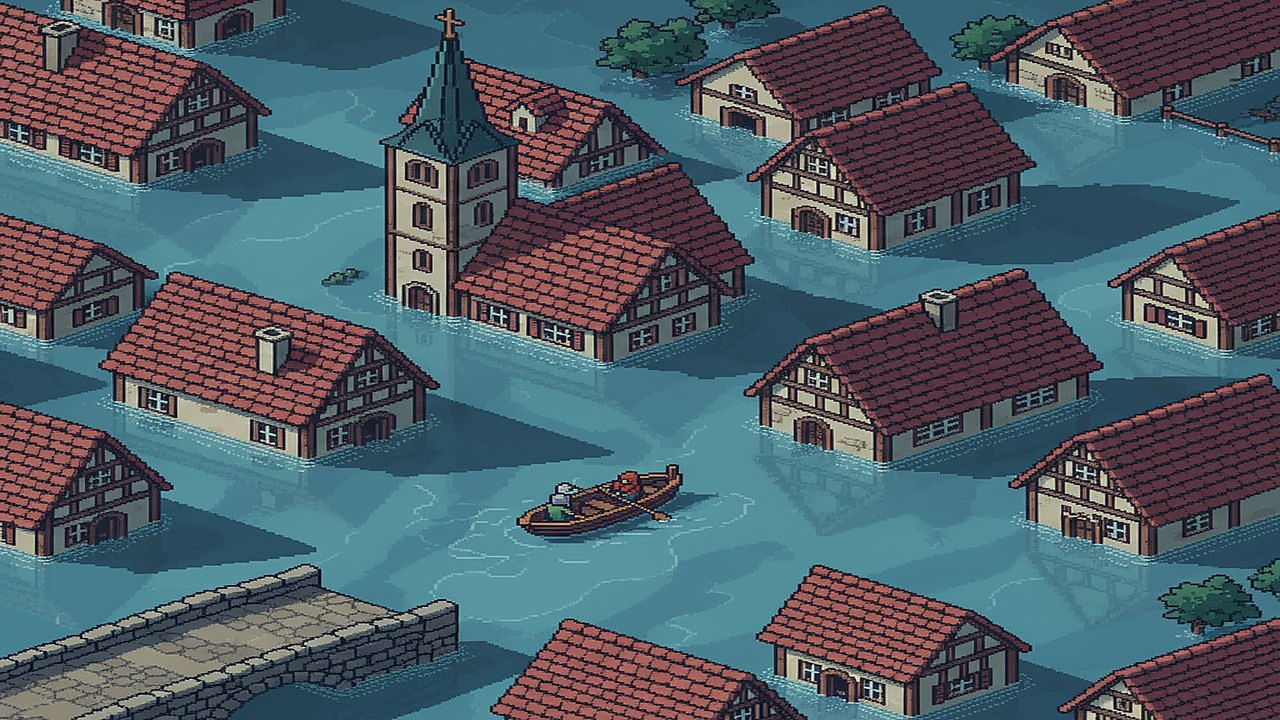
#> input picture assets/title_bg.jpg, 2560 x 1440 px, given in place of title_bg.png, which was not available (shown at 1/2 size)
$ python resize-assets.py
#> lines starting #> are read from the running program, lines starting #| are printed output that depends on the picture; pictures that were not available may be replaced by others from this repository, and a replacement may not be noted
#!/usr/bin/env python
"""Downscale generated assets to web-/VRAM-friendly sizes (run after gen-assets).

The OpenRouter model returns ~1024x1024 PNGs (~1-1.7 MB each). For a pixel-art
game shown at small sizes that's wasteful: heavy downloads and lots of VRAM.
This resizes them in place to sensible targets and re-saves optimised PNGs.
"""
import os
from PIL import Image

ROOT = os.path.join(os.path.dirname(__file__), "..", "assets")

TARGETS = {
    "title_bg.png": (1280, 720),
    "towns": (256, 256),   # every PNG in assets/towns/
    "tiles": (256, 256),   # every PNG in assets/tiles/
}


def resize_file(path, size):
    img = Image.open(path).convert("RGBA")
    before = os.path.getsize(path)
    img = img.resize(size, Image.LANCZOS)
    img.save(path, "PNG", optimize=True)
    after = os.path.getsize(path)
    print(f"  {os.path.relpath(path, ROOT)}: {img.size}  "
          f"{before//1024} KB -> {after//1024} KB")


def main():
    # title background: resize and re-encode as JPEG (much smaller than PNG for
    # a detailed scene; no transparency needed for a full-screen background).
    title = os.path.join(ROOT, "title_bg.png")
    if os.path.exists(title):
        img = Image.open(title).convert("RGB").resize(TARGETS["title_bg.png"], Image.LANCZOS)
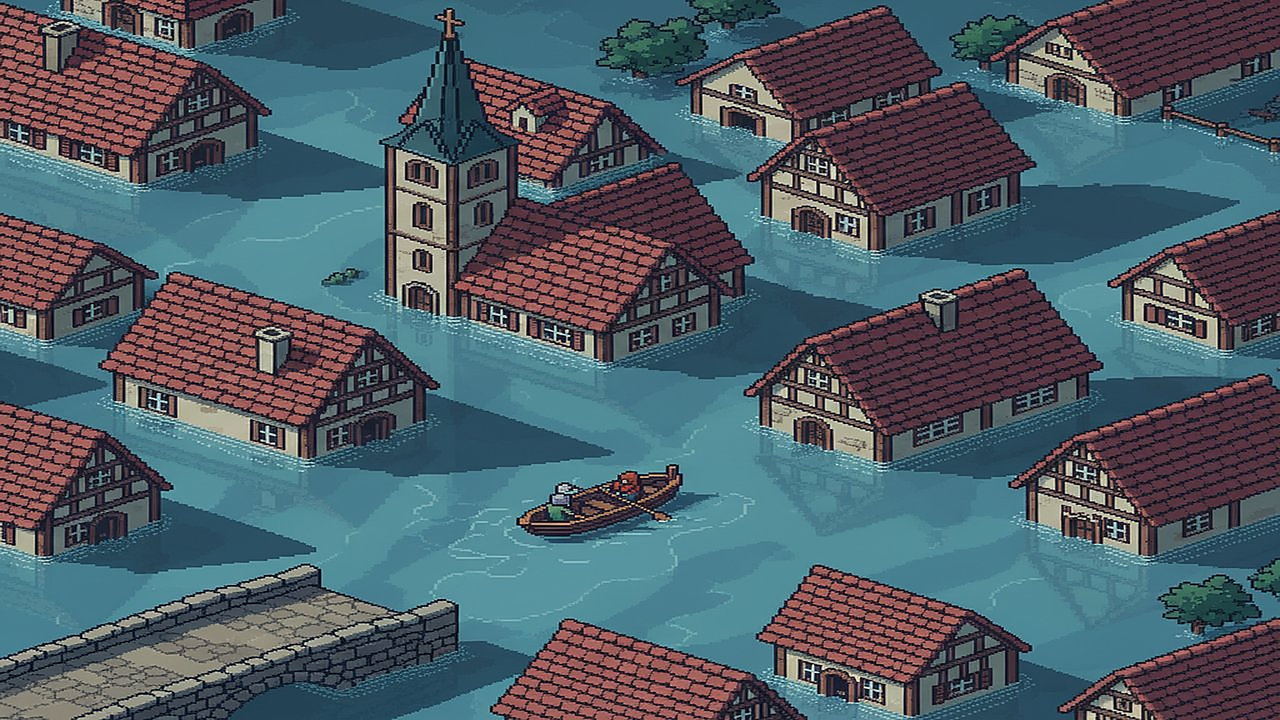
#> img: PIL image 1280x720 RGB; mean R, G, B 78, 93.6, 103
        jpg = os.path.join(ROOT, "title_bg.jpg")
        img.save(jpg, "JPEG", quality=85, optimize=True)
        os.remove(title)
        print(f"  title_bg.png -> title_bg.jpg ({os.path.getsize(jpg)//1024} KB)")
    # folders (transparent pixel sprites stay PNG)
    for folder in ("towns", "tiles"):
        d = os.path.join(ROOT, folder)
        if not os.path.isdir(d):
            continue
        for fn in sorted(os.listdir(d)):
            if fn.lower().endswith(".png"):
                resize_file(os.path.join(d, fn), TARGETS[folder])

    # Illustrated map background -> JPEG, cropped (not stretched) to the board's
    # map-area aspect ratio (880:720 ≈ 1.222), then sized 1056x864 for crispness.
    mp = os.path.join(ROOT, "map", "valley.png")
    if os.path.exists(mp):
        img = Image.open(mp).convert("RGB")
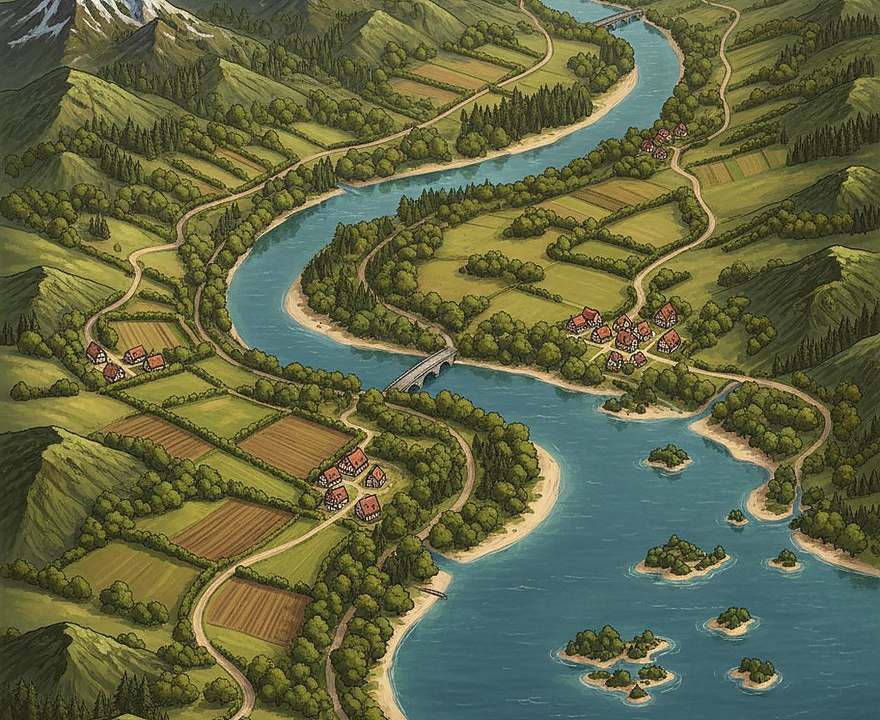
#> input picture assets/map/valley.jpg, 1760 x 1440 px, given in place of valley.png, which was not available (shown at 1/2 size)
#> img is the input picture: PIL image 1760x1440 RGB; mean R, G, B 98.1, 102.1, 67
        w, h = img.size
#> w = 1760; h = 1440
        target = 880 / 720
        if w / h > target:                 # too wide: crop sides
            nw = int(h * target); x0 = (w - nw) // 2
            img = img.crop((x0, 0, x0 + nw, h))
        else:                               # too tall: crop top/bottom
            nh = int(w / target); y0 = (h - nh) // 2
#> after `nh = int(w / target)`: nh = 1439
#> after `y0 = (h - nh) // 2`: y0 = 0
            img = img.crop((0, y0, w, y0 + nh))
#> img: PIL image 1760x1439 RGB
        img = img.resize((1056, 864), Image.LANCZOS)
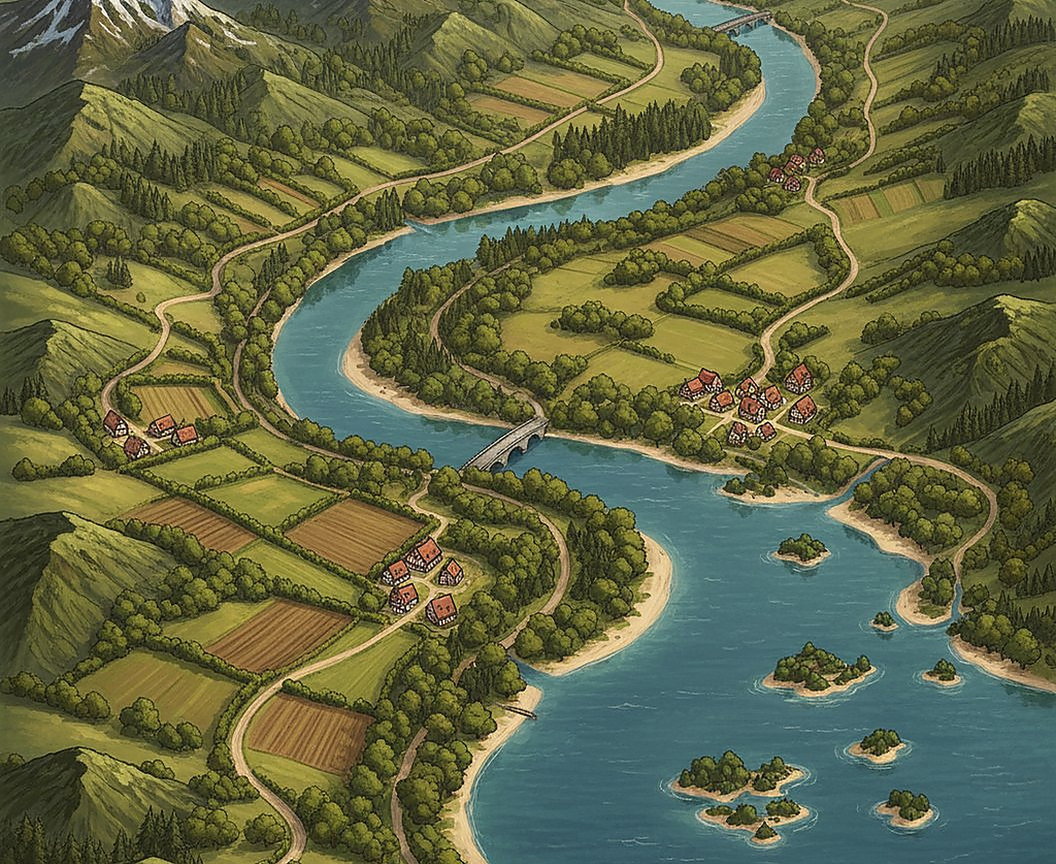
#> img: PIL image 1056x864 RGB; mean R, G, B 98.1, 102.1, 67.1
        out = os.path.join(ROOT, "map", "valley.jpg")
        img.save(out, "JPEG", quality=86, optimize=True)
        os.remove(mp)
        print(f"  map/valley.png -> valley.jpg ({os.path.getsize(out)//1024} KB)")

    # Realistic newspaper photos -> JPEG 640x360.
    nd = os.path.join(ROOT, "news")
    if os.path.isdir(nd):
        for fn in sorted(os.listdir(nd)):
            if fn.lower().endswith(".png"):
                p = os.path.join(nd, fn)
                img = Image.open(p).convert("RGB").resize((640, 360), Image.LANCZOS)
                out = os.path.splitext(p)[0] + ".jpg"
                img.save(out, "JPEG", quality=84, optimize=True)
                os.remove(p)
                print(f"  news/{fn} -> {os.path.basename(out)} ({os.path.getsize(out)//1024} KB)")

    print("Done.")


if __name__ == "__main__":
    main()
